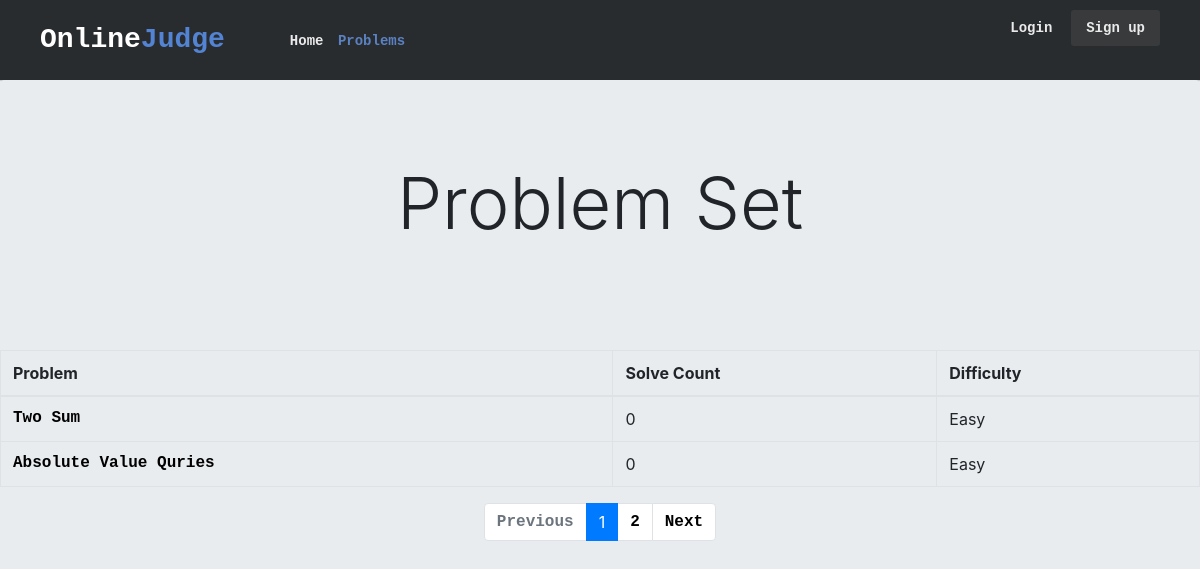
The page /judge/problems on the database as committed earlier.
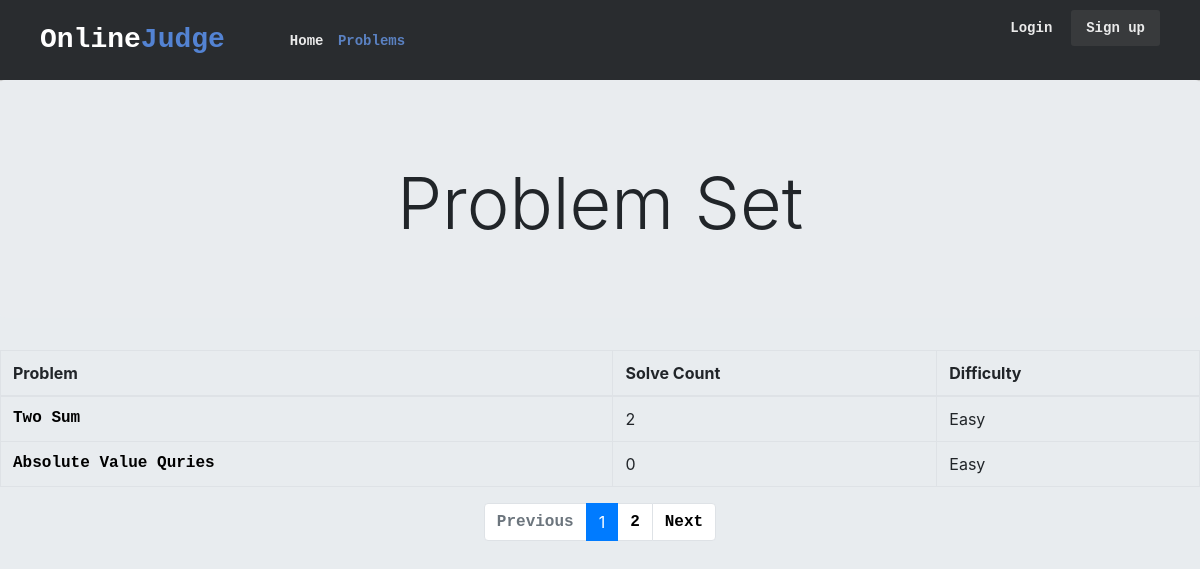
The same page on the database as committed later.
### judge/models.py (models this page shows)
class Problem(models.Model):
    problemId = models.IntegerField()
    problemName = models.CharField(max_length=100)
    problemText = models.TextField()
    difficulty = models.CharField(max_length=15)
    solveCount = models.IntegerField()
    score = models.FloatField()

### judge/views.py (the view)
# urls.py: path('problems', views.problem, name='problem'),
def problem(request):
    latest_question_list = Problem.objects.order_by('difficulty')
    page = request.GET.get('page', 1)
    paginator = Paginator(latest_question_list, 2)
    try:
        latest_question_list = paginator.page(page)
    except PageNotAnInteger:
        latest_question_list = paginator.page(1)
    except EmptyPage:
        latest_question_list = paginator.page(paginator.num_pages)
    return render(request, 'judge/problems.html', {'latest_question_list': latest_question_list})

### judge/templates/judge/problems.html (shortened to what this page needs)
{% load static %}
<html lang="en" dir="ltr">
<head>
    <link rel="stylesheet" href="https://stackpath.bootstrapcdn.com/bootstrap/4.4.1/css/bootstrap.min.css"
>
    <link rel="stylesheet" href="https://use.fontawesome.com/releases/v5.6.3/css/all.css"
>
    <link rel="stylesheet" href="https://stackpath.bootstrapcdn.com/bootstrap/4.2.1/css/bootstrap.min.css"
>
    <link rel="stylesheet" type="text/css" href="{% static 'judge/css/styles.css' %}">
</head>
<body>
    <header class="oj-header">
        <div class="oj-header-limiter">
            <h1><a href="{% url 'index' %}">Online<span>Judge</span></a></h1>
            <nav>
                <a href="{% url 'index' %}">Home</a>
                <a href="{% url 'problem' %}" class="selected">Problems</a>
            </nav>
            <ul>
                <li><a href="/login" class="lightbox_trigger">Login</a></li>
                <li><a href="/register" class="lightbox_trigger">Sign up</a></li>
            </ul>
        </div>
    </header>
    <div class=" jumbotron centered">
        <h1 class="display-3">Problem Set</h1>
    </div>
    <table class="table table-bordered">
        <thead>
            <tr>
                <th>Problem</th>
                <th>Solve Count</th>
                <th>Difficulty</th>
            </tr>
        </thead>
        <tbody>
            {% for problem in latest_question_list %}
            <tr>
                <td>
                    <a href="/judge/problems/{{ problem.problemId }}/">{{ problem.problemName }}</a>
                </td>
                <td>{{ problem.solveCount }}</td>
                <td>{{ problem.difficulty }}</td>
            </tr>
            {% endfor %}
        </tbody>
    </table>
    <nav aria-label="Page navigation example">
        <ul class="pagination justify-content-center">
            {% if latest_question_list.has_previous %}
            <li class="page-item">
                <a class="page-link" href="?page={{ latest_question_list.previous_page_number }}">Previous</a>
            </li>
            {% else %}
            <li class="page-item disabled">
                <a class="page-link" href="#" tabindex="-1" aria-disabled="True">Previous</a>
            </li>
            {% endif %}
            {% for i in latest_question_list.paginator.page_range %}
            {% if latest_question_list.number == i %}
            <li class="page-item active" aria-current="page">
                <span class="page-link">
                    {{ i }}
                </span>
            </li>
            {% elif i > latest_question_list.number|add:'-5' and i < latest_question_list.number|add:'5' %} <li
                class="page-item"><a class="page-link" href="?page={{ i }}">{{ i }}</a></li>
                {% endif %}
                {% endfor %}
                {% if latest_question_list.has_next %}
                <li class="page-item">
                    <a class="page-link" href="?page={{ latest_question_list.next_page_number }}">Next</a>
                </li>
                {% else %}
                <li class="page-item disabled">
                    <a class="page-link" href="#" tabindex="-1" aria-disabled="True">Next</a>
                </li>
                {% endif %}
        </ul>
    </nav>
</body>
</html>

Rows that differ between the two databases and show on the page:
changed Problem "Two Sum": solveCount "0" → "2"
